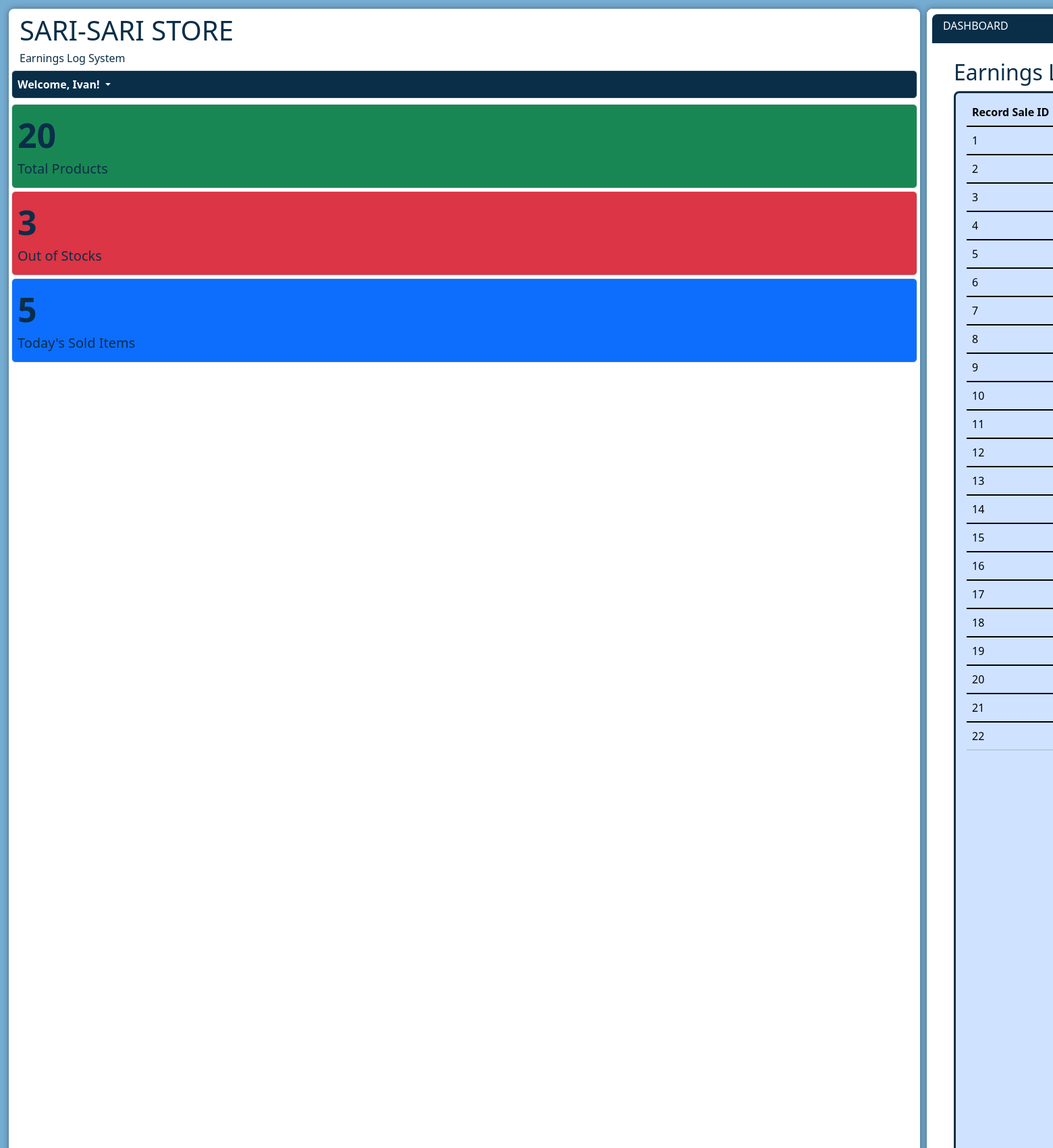
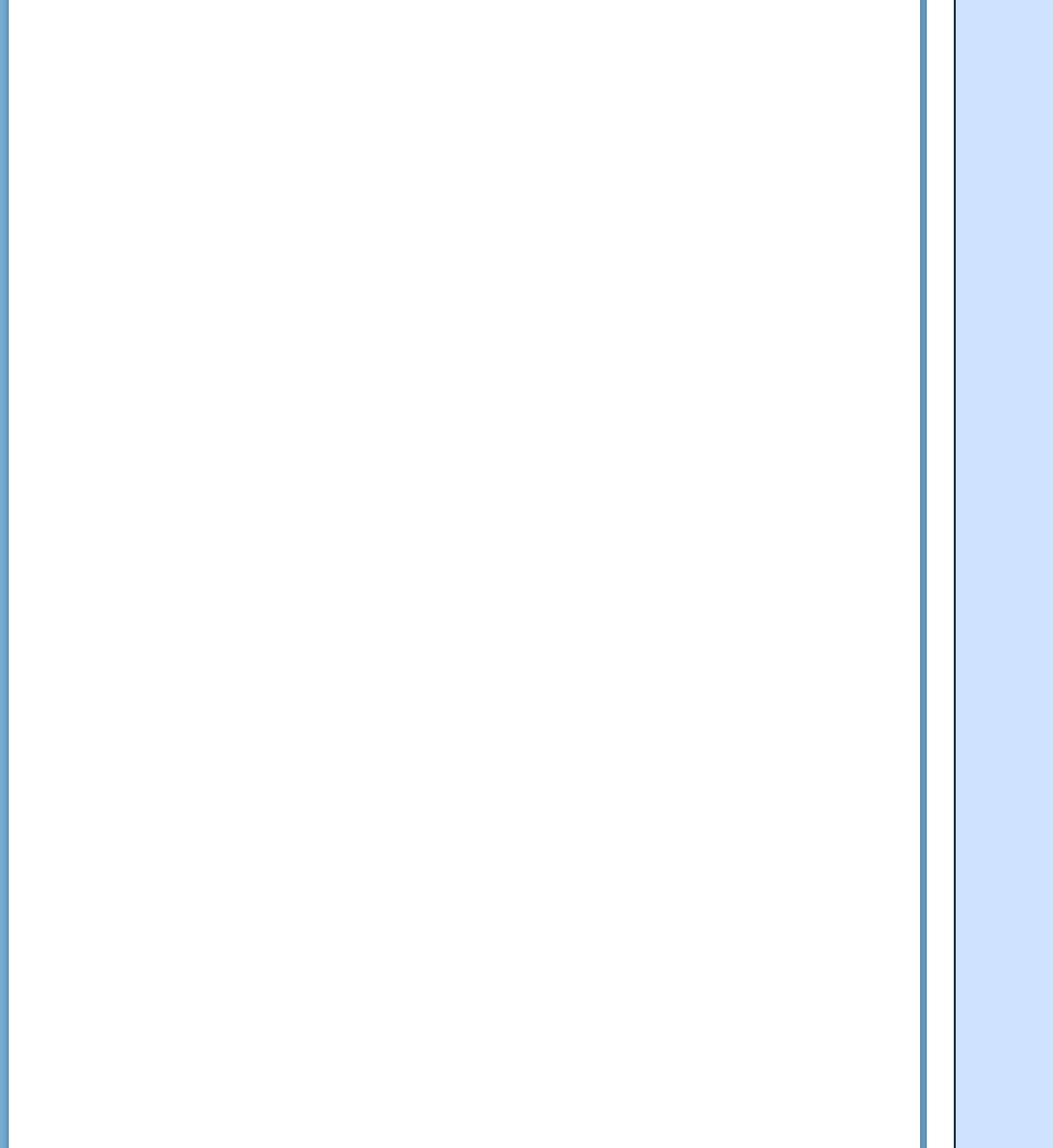
Page / (signed in, upper part) on the committed database (2 pictures, top to bottom).
### tables this page shows
CREATE TABLE IF NOT EXISTS `user_table` (
  `user_id` int NOT NULL AUTO_INCREMENT,
  `username` varchar(255) DEFAULT NULL,
  `password` varchar(255) DEFAULT NULL,
  PRIMARY KEY (`user_id`)
);

CREATE TABLE IF NOT EXISTS `record_sale_table` (
  `record_sale_id` int NOT NULL AUTO_INCREMENT,
  `user_id` int DEFAULT NULL,
  `sale_date` date DEFAULT NULL,
  `total_items` int DEFAULT NULL,
  `total_price` decimal(10,2) DEFAULT NULL,
  `timestamp` timestamp NULL DEFAULT NULL,
  PRIMARY KEY (`record_sale_id`),
  KEY `user_id` (`user_id`)
);

### index.php (the view, shortened to what this page needs)
<?php
include 'connection.php';
if (isset($_SESSION["user_id"])) {
    $sql = "SELECT username FROM user_table
            WHERE user_id = {$_SESSION["user_id"]}";
    $result = $con->query($sql);
    if ($result) {
        $user = $result->fetch_assoc();
    } else {
        echo "Query failed: " . $con->error;
    }
}
function getRecordCount($con, $table, $condition = "") {
    $query = "SELECT COUNT(*) AS total_records FROM $table $condition";
    $result = mysqli_query($con, $query);
    $row = mysqli_fetch_assoc($result);
    return $row['total_records'];
}
$total_outofstock_products = getRecordCount($con, "products_table", "WHERE stock_quantity <= 0");
$total_products = getRecordCount($con, "products_table");
$today = date('Y-m-d');
$total_today_transactions = getRecordCount($con, "cart_table", "WHERE DATE(timestamp) = '$today'");
?>
<!DOCTYPE html>
<html lang="en">
<head>
    <link href="https://cdn.jsdelivr.net/npm/bootstrap@5.3.1/dist/css/bootstrap.min.css" rel="stylesheet">
    <link rel="stylesheet" href="./css/index_style.css">
</head>
<body>
<?php if (isset($_SESSION['user_id'])): ?>
<div class="container">
    <div class="row align-items-start">
        <div class="col overflow-y-auto" id="left-container">
            <div class="d-block px-2 pt-2 px-3">
                <h1>SARI-SARI STORE</h1>
                <h6 style="margin-bottom: 0;">Earnings Log System</h6>
            </div>
            <div class="d-block p-2 px-3">
             <div class="row">
                <a id="dropdown" class="nav-link col-12 p-2 mb-2 dropdown-toggle border rounded text-decoration-none" href="#" id="navbarDropdown" role="button" data-bs-toggle="dropdown" aria-expanded="false">
                Welcome, <span><?= htmlspecialchars($user["username"]) ?>! </span>
                </a>
                <a id="overview" href="#product" class="nav-link col-12 p-2 mb-1 border rounded bg-success text-decoration-none">
                    <span><?php echo $total_products; ?></span> <h5>Total Products</h5>
                </a>
                <a id="overview" href="#outStock" class="nav-link col-12 p-2 mb-1 border rounded bg-danger text-decoration-none ">
                    <span><?php echo $total_outofstock_products; ?></span> <h5>Out of Stocks</h5>
                </a>
                <a id="overview" href="#soldItems" class="nav-link col-12 p-2 mb-1 border rounded bg-primary text-decoration-none">
                    <span><?php echo $total_today_transactions; ?></span> <h5>Today's Sold Items</h5>
                </a>
              </div>
            </div>
        </div>
        <div class="col overflow-y-auto p-2" id="right-container">
          <div class="d-block p-2 px-3" id="header">
            <h6> DASHBOARD</h6>
          </div>
          <div class="d-block p-2 px-3 m-3">
              <h2 id="earnings">Earnings Log History</h2>
              <div class="overflow-y-auto p-2 px-3" id="cartList" style="background-color: #cfe2ff; border-radius:8px; height: 77vh;">
                <?php
                  include 'connection.php';
                  $sql = "SELECT * FROM record_sale_table";
                  $result = $con->query($sql);
                  if ($result->num_rows > 0) {
                      echo "<table class='table table-primary' id='recordSaleTable'>";
                      echo '
                          <thead>
                              <tr>
                                  <th scope="col">Record Sale ID</th>
                                  <th scope="col">User ID</th>
                                  <th scope="col">Sale Date</th>
                                  <th scope="col">Total Items</th>
                                  <th scope="col">Total Price</th>
                                  <th scope="col">Timestamp</th>
                              </tr>
                          </thead>';
                      while ($row = $result->fetch_assoc()) {
                          echo '<tbody class="table-group-divider">';
                          echo "<tr>";
                          echo "<td>" . $row["record_sale_id"] . "</td>";
                          echo '</tbody>';
                      }
                      echo "</table>";
                  } else {
                      echo "No records found";
                  }
                  ?>
              </div>
          </div>
        </div>
    </div>
</div>
<?php else: ?>
    <button id="loginBtn" type="button" class="btn btn-danger" onclick="location.href='login.php'">
        <i class="fa fa-lock"></i> Login
    </button>
<?php endif; ?>
</body>
</html>

### css/index_style.css (style rules this page uses)
body { padding: 13px; background-color: #75acd2; color: #0a2e48; }
html { scroll-behavior: smooth; }
.container { min-width: 75vh; }
.col { height: 96vh; padding: 0; }
#left-container { max-width: 20%; margin-right: 10px; background-color: #fff; border-radius: 8px; box-shadow: 0 0 10px rgba(0, 0, 0, 0.4); }
#right-container { max-width: 80%; background-color: #fff; border-radius: 8px; box-shadow: 0 0 10px rgba(0, 0, 0, 0.4); }
#dropdown { color: #fff; font-weight: bolder; background-color: #0a2e48; }
#overview { font-size: 50px; color: #0a2e48; font-weight: bolder; }
#header { background-color: #0a2e48; border-top-left-radius: 8px; border-top-right-radius: 8px; color: #fff; }
.overflow-y-auto.p-2.px-3 { border: solid; }

### rows in the picture
user_table: username "Ivan"
record_sale_table: record_sale_id "1"
record_sale_table: record_sale_id "2"
record_sale_table: record_sale_id "3"
record_sale_table: record_sale_id "4"
record_sale_table: record_sale_id "5"
record_sale_table: record_sale_id "6"
record_sale_table: record_sale_id "7"
record_sale_table: record_sale_id "8"
record_sale_table: record_sale_id "9"
record_sale_table: record_sale_id "10"
record_sale_table: record_sale_id "11"
record_sale_table: record_sale_id "12"
record_sale_table: record_sale_id "13"
record_sale_table: record_sale_id "14"
record_sale_table: record_sale_id "15"
record_sale_table: record_sale_id "16"
record_sale_table: record_sale_id "17"
record_sale_table: record_sale_id "18"
record_sale_table: record_sale_id "19"
record_sale_table: record_sale_id "20"
record_sale_table: record_sale_id "21"
record_sale_table: record_sale_id "22"

### other values in the picture
$total_products "20"
$total_outofstock_products "3"
$total_today_transactions "5"
